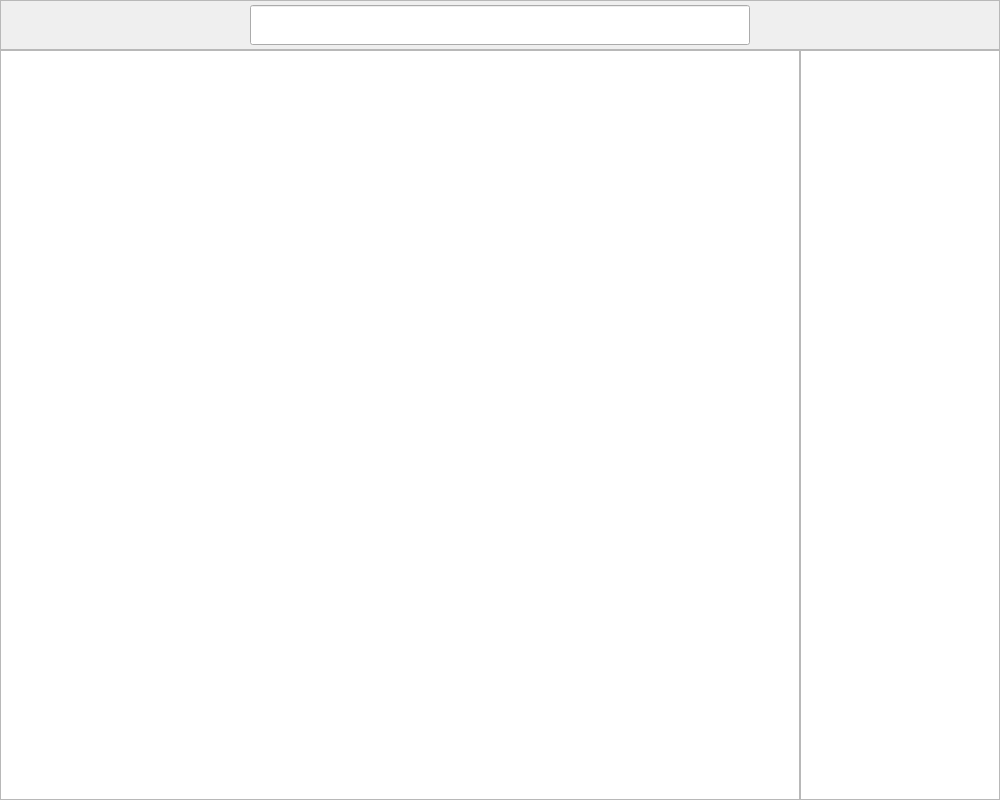
<?xml version="1.0" encoding="UTF-8"?>
<ui version="4.0">
 <class>HomePage</class>
 <widget class="QWidget" name="HomePage">
  <property name="geometry">
   <rect>
    <x>0</x>
    <y>0</y>
    <width>1000</width>
    <height>800</height>
   </rect>
  </property>
  <property name="windowTitle">
   <string>Form</string>
  </property>
  <widget class="QTextBrowser" name="textBrowser">
   <property name="geometry">
    <rect>
     <x>800</x>
     <y>50</y>
     <width>200</width>
     <height>750</height>
    </rect>
   </property>
  </widget>
  <widget class="QFrame" name="frame">
   <property name="geometry">
    <rect>
     <x>0</x>
     <y>0</y>
     <width>1000</width>
     <height>50</height>
    </rect>
   </property>
   <property name="frameShape">
    <enum>QFrame::StyledPanel</enum>
   </property>
   <property name="frameShadow">
    <enum>QFrame::Raised</enum>
   </property>
   <widget class="QPushButton" name="pushButton_return">
    <property name="geometry">
     <rect>
      <x>70</x>
      <y>5</y>
      <width>40</width>
      <height>40</height>
     </rect>
    </property>
    <property name="styleSheet">
     <string notr="true">image: url(:/images/return.png);</string>
    </property>
    <property name="text">
     <string/>
    </property>
    <property name="flat">
     <bool>true</bool>
    </property>
   </widget>
   <widget class="QPushButton" name="pushButton_refresh">
    <property name="geometry">
     <rect>
      <x>130</x>
      <y>5</y>
      <width>40</width>
      <height>40</height>
     </rect>
    </property>
    <property name="styleSheet">
     <string notr="true">image: url(:/images/refresh.png);</string>
    </property>
    <property name="text">
     <string/>
    </property>
    <property name="flat">
     <bool>true</bool>
    </property>
   </widget>
   <widget class="QPushButton" name="pushButton_upload">
    <property name="geometry">
     <rect>
      <x>190</x>
      <y>5</y>
      <width>40</width>
      <height>40</height>
     </rect>
    </property>
    <property name="styleSheet">
     <string notr="true">image: url(:/images/upload.png);</string>
    </property>
    <property name="text">
     <string/>
    </property>
    <property name="flat">
     <bool>true</bool>
    </property>
   </widget>
   <widget class="QLineEdit" name="lineEdit_path">
    <property name="geometry">
     <rect>
      <x>250</x>
      <y>5</y>
      <width>500</width>
      <height>40</height>
     </rect>
    </property>
   </widget>
   <widget class="QPushButton" name="pushButton_built">
    <property name="geometry">
     <rect>
      <x>10</x>
      <y>5</y>
      <width>40</width>
      <height>40</height>
     </rect>
    </property>
    <property name="styleSheet">
     <string notr="true">image: url(:/images/built.png);</string>
    </property>
    <property name="text">
     <string/>
    </property>
    <property name="flat">
     <bool>true</bool>
    </property>
   </widget>
   <widget class="QLabel" name="label_network_state">
    <property name="geometry">
     <rect>
      <x>760</x>
      <y>10</y>
      <width>150</width>
      <height>30</height>
     </rect>
    </property>
    <property name="font">
     <font>
      <pointsize>12</pointsize>
     </font>
    </property>
    <property name="text">
     <string/>
    </property>
   </widget>
  </widget>
  <widget class="QListWidget" name="listWidget">
   <property name="geometry">
    <rect>
     <x>0</x>
     <y>50</y>
     <width>800</width>
     <height>750</height>
    </rect>
   </property>
  </widget>
 </widget>
 <resources/>
 <connections/>
</ui>
